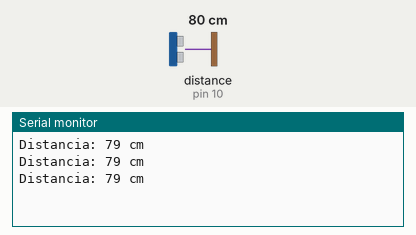
A sketch run on a simulated Arduino Uno, built with avr-gcc and run on an emulated ATmega328P. Parts: the last lines printed to the serial monitor. Wiring (inferred from the names in the program): ultrasonic range finder: trigger pin 9; echo pin 10. The inputs (shaded band) are chosen by the test bench; at power-on: distance to the obstacle (sensor on pin 10) 80 cm. The echo pulse lasts 58.3 µs per cm.

Above: at 1.3 s.
1.4 s: distance to the obstacle (sensor on pin 10) set to 2 cm
At 1.9 s:
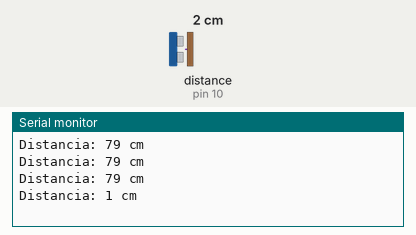
2.9 s: distance to the obstacle (sensor on pin 10) set to 4 cm
At 3.4 s:
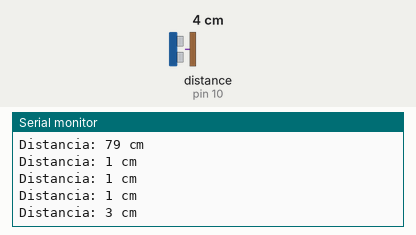
Timing chart, 0 to 5.9 s (numbered marks = the images above; inputs shaded):
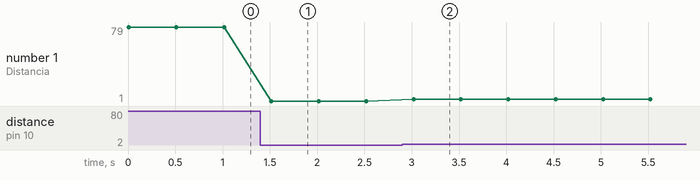

The sketch:

ultrassonicogpt.ino
```cpp
#define trigPin 9
#define echoPin 10

 

void setup() {
  Serial.begin(9600);
  pinMode(trigPin, OUTPUT);
  pinMode(echoPin, INPUT);
}

 

void loop() {
  long duration, distance;
  digitalWrite(trigPin, LOW); // Limpa o pino Trig
  delayMicroseconds(2);
  digitalWrite(trigPin, HIGH); // Envia pulso de 10 microssegundos
  delayMicroseconds(10);
  digitalWrite(trigPin, LOW); // Limpa o pino Trig
  duration = pulseIn(echoPin, HIGH); // Lê o tempo do pulso
  distance = duration / 58.2; // Calcula a distância em centímetros
  Serial.print("Distancia: ");
  Serial.print(distance);
  Serial.println(" cm");
  delay(500); // Aguarda meio segundo
}
```

Measured:
- after the input at 1.4 s, the serial monitor: prints a new line after 0.12 s (image 1)
- after the input at 2.9 s, the serial monitor: prints a new line after 0.12 s (image 2)
- plotted number 1: 79 → 1 after the input at 1.4 s, 1 → 3 after the input at 2.9 s
